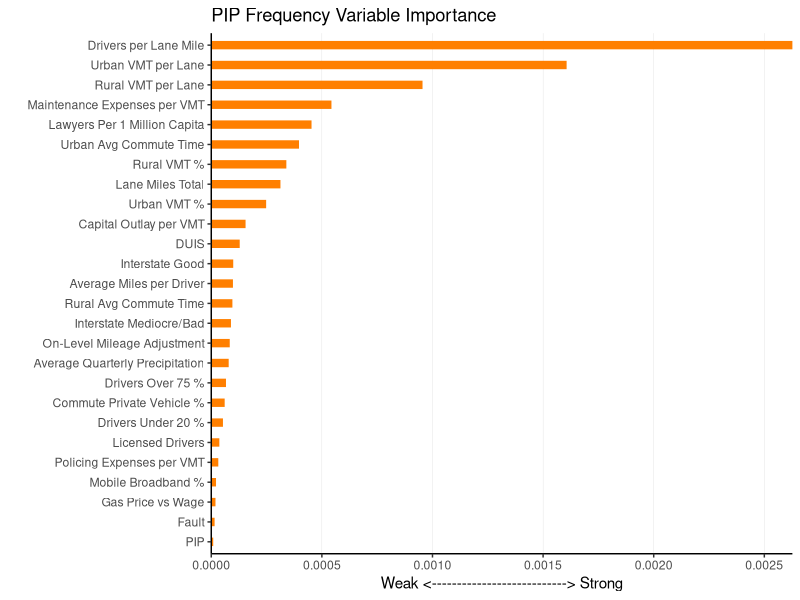

The R source for this figure: (Note: this script raises an error after producing the figure.)
## ---- chunk 1


# Setting figure options
knitr::opts_chunk$set(fig.width = 12, fig.height = 6.5)

## ---- chunk 2
library(dplyr)
library(ggplot2)
library(gridExtra)
library(car)
set.seed(100)

# This reformats the data from Excel into workable format
# Picks up the title names and then the rest of the data
header <- scan("New data 2-22-2018.csv", 
               nlines = 1, sep = ",", skip = 0, what = character())
header2 <- scan("New data 2-22-2018.csv", 
                nlines = 1, sep = ",", skip = 1, what = character())
auto <- read.csv("New data 2-22-2018.csv", 
                 skip = 2, header = FALSE)

colnames(auto) <- paste0(header, ifelse(header=="", "", "_"), header2)

# Replaces spaces with underscores for coding easr
colnames(auto) <- gsub(" ", "_", colnames(auto))

# Replaces Excel's automatic error messages with NA
auto$Average_Miles_per_Driver <- as.numeric(gsub("#N/A", NA, auto$Average_Miles_per_Driver))
auto$`On-Level_Mileage_Adjustment` <- as.numeric(gsub("#N/A", NA, auto$`On-Level_Mileage_Adjustment`))
auto$`COLL_On-Level_Frequency` <- as.numeric(gsub("#N/A", NA, auto$`COLL_On-Level_Frequency`))
auto$`Mobile_Broadband_%` <- as.numeric(gsub("#REF!", NA, auto$`Mobile_Broadband_%`))
auto$`COMP_On-Level_Frequency` <- as.numeric(gsub("#REF!", NA, auto$`COMP_On-Level_Frequency`))
auto$`PIP_On-Level_Frequency` <- as.numeric(gsub("#N/A", NA, auto$`PIP_On-Level_Frequency`))
colnames(auto)[1] <- "State"
auto$State <- as.character(auto$State)

# Dropped some states that don't have PIP coverage
rowsToKeep <- which(auto$`State`%in%c("Florida", "Michigan", "New Jersey", "New York", "Pennsylvania", "Kansas", "Kentucky", "Massachusetts", "Minnesota", "North Dakota", "Utah",  "Delaware", "Maryland", "Oregon", "South Carolina", "Texas", "Washington"))


auto <- auto[rowsToKeep,]

moreRowsToCut <- which(is.na(auto$Average_Miles_per_Driver))

auto <- auto[-moreRowsToCut,]

# We don't want other insurance losses (cannot predict based on them)
auto <- select(auto, -starts_with("BI_"), -starts_with("PD_"), -starts_with("COMP_"),
               -starts_with("#REF!"), -starts_with("COLL_"), -starts_with("PIP_On-Level_Frequency"), -starts_with("System"))
## ---- chunk 3
factors <- select(auto, c(`Average_Miles_per_Driver`:`Drivers_per_Lane_Mile`, `PIP_Frequency`))

library(randomForest)

ImpPlot <- function() {
  # This function creates an importance plot for PIP frequency, given potential predictors
  
  # Training with 80% of data and testing with 20%
  rows.train <- sample(1:nrow(factors), round(nrow(factors)*.8))
  train <- factors[rows.train,]
  test <- factors[-rows.train,]
  
  # Running the data through a random forest model
  out <- randomForest(x = factors[,-ncol(factors)], 
                      y = factors[,ncol(factors)],
                      xtest= factors[,-ncol(factors)], 
                      ytest=factors[,ncol(factors)], 
                         replace=TRUE, # with replacement because we are bootstrapping samples for trees
                         keep.forest=TRUE, # if the trees aren't kept, they are thrown away due to memory
                         ntree= 100, # usually 50-100 are reasonable
                         mtry= 9,# usually a third, a fourth, or a tenth of exp. variables (this draws out middle variables)
                         nodesize= 25) #usually 25 or 30
  # based on the model output, some variables are more important for PIP frequency
  imp <- data.frame(importance(out))
  colnames(imp) <- "Relative_Importance"
  imp <- cbind(imp, "Variables" = gsub("_", " ", rownames(imp)))
  imp <- imp[order(imp$Relative_Importance, decreasing = TRUE),]
  rownames(imp) <- NULL
  imp$Variables <- as.factor(imp$Variables)
  
  # This plots the variable importance in a standardized format
  impPlot <- ggplot(data = imp, aes(y=Relative_Importance, 
                                    x = reorder(Variables, Relative_Importance))) +
    geom_bar(stat = "identity", col = "darkorange1", fill = "darkorange1", width = .35)+
    coord_flip()+ 
    theme_classic()+
    labs(y = "Weak <---------------------------> Strong", x = "", 
         title = "PIP Frequency Variable Importance")+
    theme(panel.grid.major.y = element_blank(), panel.grid.major.x = element_line( size=.1, color="lightgrey")) +
    scale_y_continuous(expand = c(0,0))
  
  print(impPlot)
  
  # We want to return the top 6 most important variables for use in later models
  return(gsub(" ", "_",imp[1:6, 2]))
}

variables <- ImpPlot()
## ---- chunk 4
# We won't use 2011 data or earlier for completeness
PIPfreq <- auto[which(auto$`Year` > 2011),]

# Want everything aggregated at state and year levels
PIPfreq <- aggregate(.~State_Abbreviation+State+Year, data = PIPfreq, mean)

# Quintile reformats the data to be in quintiles by year. 
Quintile <- function(mydata) {
  dataByYear <- list()
  numbers <- list()
  newdata <- data.frame()
  for (i in 2012:2015) {
    dataByYear[[i-2011]] <- mydata[which(mydata$Year == i),]
    quintiles <- quantile(dataByYear[[i-2011]]$PIP_Frequency, seq(0,1,.2))
    dataByYear[[i-2011]]$QUINT <- cut(dataByYear[[i-2011]]$PIP_Frequency,quintiles)
    # Giving the data its "quintile" allows it to be aggregated later
    levels(dataByYear[[i-2011]]$QUINT) <- 1:6
    newdata <- rbind(newdata, dataByYear[[i-2011]])
  }
  newdata$QUINT <- as.numeric(newdata$QUINT)
  newdata[which(is.na(newdata$QUINT)),which(colnames(newdata)=="QUINT")] <- 1
  newdata
}

PIPFreqAvgs <- Quintile(PIPfreq)

# For the quintile plots, we need data to be aggregated by year and quintile
graph.PIP <- aggregate(.~Year+QUINT, data = select(PIPFreqAvgs, 
                                                -c(State_Abbreviation, State)), FUN = mean)
## ---- chunk 5

varFreqTSeries <- function(variable, states) {
  Fdata <- auto[,c(variable, "State", "Y&Q")]
  Fdata$`Y&Q` <- as.numeric(substr(as.character(Fdata$`Y&Q`), 1, 4)) + 
    as.numeric(substr(as.character(Fdata$`Y&Q`), 7, 7))/4-.25
  Fdata$group <- ifelse(as.character(Fdata$State) %in% states, as.character(Fdata$State), "Normal")
  Fdata$Response <- as.numeric(Fdata[,variable])
  
  plot1 <- ggplot(data = Fdata, aes(x = `Y&Q`, y = Response, col = group)) +
    geom_point() + geom_line(data = Fdata[which(Fdata$group != "Normal"),], 
                             aes(x = `Y&Q`, y = variable)) + 
    labs(x = "Quarter", y = variable, title = paste("Time Series:", variable))
  print(plot1)
  
}

graphs <- function(graph.data, states) {
  # This function peels out the states that are wanted and makes a quintile plot for those states
  filteredData <- auto[which(auto$State%in%unique(states)),]
  out.Freq <- lm(PIP_Frequency~get(variables[1])+get(variables[2])+get(variables[3])+
                 get(variables[4])+get(variables[5])+get(variables[6]), 
                 data = filteredData)
  
  for(i in 1:length(variables)) {
    # Each variable gets its own plow for each state
    graph1 <- ggplot(data = graph.data, aes(x=factor(QUINT), y = get(variables[i]), fill = factor(Year)))
    graph1 <- graph1 + geom_col(position = "dodge", width = .56)
    graph1 <- graph1 + scale_fill_manual(name = "Year:", 
                        values = c("darkorange1", "olivedrab3", "dodgerblue4", "firebrick3"))
    graph1 <- graph1 + ggtitle(paste(gsub("_", " ",variables[i]), "by PIP Frequency Quintiles"))
    graph1 <- graph1 + xlab("PIP Frequency Quintiles") + ylab(gsub("_", " ", variables[i]))
    graph1 <- graph1 + theme(legend.position="bottom", legend.justification = "left")
    
    print(graph1)
    labels <- c()
    for(j in 1:nrow(filteredData)) {
      labels[j] <- filteredData[j, 1]
    }

    
  }
}

states <- unique(auto$State)
graphs(graph.PIP, states)

# These states have monetary thresholds for PIP coverage
states <- c("Kansas", "Kentucky", "Massachusetts", "Minnesota", "North Dakota","Utah")
PIPmon <- PIPFreqAvgs[which(PIPFreqAvgs$State%in%states),]
monetary.graph <- aggregate(.~Year+QUINT, data = select(PIPmon, -c(State_Abbreviation, State)), FUN = mean)
graphs(monetary.graph, states)

# Thee states have verbal thresholds for PIP coverage
states <- c("Florida", "Michigan", "New Jersey", "New York", "Pennsylvania")
PIPverb <- PIPFreqAvgs[which(PIPFreqAvgs$State%in%states),]
verbal.graph <- aggregate(.~Year+QUINT, data = select(PIPverb, -c(State_Abbreviation, State)), FUN = mean)
graphs(verbal.graph, states)

# These are the states with optional PIP Coverage
states <- c("New Jersey", "Pennsylvania", "Kentucky", "Delaware", "Maryland", "Oregon", "South Carolina", "Texas", "Washington")
PIPopt <- PIPFreqAvgs[which(PIPFreqAvgs$State%in%states),]
optional.graph <- aggregate(.~Year+QUINT, data = select(PIPopt, -c(State_Abbreviation, State)), FUN = mean)
graphs(optional.graph, states)
## ---- chunk 6

averageTimeGraph <- function(states) {
    # This function plots the average tie series of PIP frequency, given a group of states
    Quarter <- seq(2011.75, 2015.75, .25)

  frequency <- rep(0, length(auto[which(auto$State == states[2]), which(colnames(auto)=="PIP_Frequency")]))
  
  for(i in 2:length(states)){
    frequency <- frequency + auto[which(auto$State==states[i]), which(colnames(auto)=="PIP_Frequency")]
  }
  # This makes an average for frequency
  frequency <- frequency/length(states)
  
  plot1 <- qplot(Quarter, frequency, geom = c("line", "point"),
                 main = paste("Avg. PIP Freq for", states[1]), ylab = "Group Average Frequency")

  print(plot1)

}

# The different groups are all states, monetary threshold, verbal threshold, and opt-in states
states <- c("All PIP States", unique(auto$State))
allPIP <- averageTimeGraph(states)

states <- c("Monetary threshold States", "Kansas", "Kentucky", "Massachusetts", "Minnesota", "North Dakota","Utah")
monPIP <- averageTimeGraph(states)

states <- c("Verbal threshold States", "Florida", "Michigan", "New Jersey", "New York", "Pennsylvania")
verbPIP <- averageTimeGraph(states)

states <- c("Opt. States", "New Jersey", "Pennsylvania", "Kentucky", "Delaware", "Maryland", "Oregon", "South Carolina", "Texas", "Washington")
optPIP <- averageTimeGraph(states)

## ---- chunk 7
# These plot function do more tie series plots, based on states
timeGraph <- function(state) {

  state.data <- auto[which(auto$State == state),]
  Quarter <- seq(2011.75, 2015.75, .25)
  PIP_Frequency <- state.data$PIP_Frequency
  
  plot1 <- qplot(Quarter, PIP_Frequency, geom = c("line", "point"),
                 main = paste("PIP Frequency for", state))
  print(plot1)
}

regionalGraph <- function(states) {
  
  Quarter <- seq(2011.75, 2015.75, .25)
  
  group.data <- rep(0, length(auto[which(auto$State == states[2]), which(colnames(auto)=="PIP_Frequency")]))
  
  for(i in 2:length(states)) {
    
    frequency <- auto[which(auto$State == states[i]), which(colnames(auto)=="PIP_Frequency")]
    group.data <- group.data + frequency
  }
  # We want the average along with the rest of the time series
  group.data <- group.data/length(states)

  
  # The frequency data dataframe allows for plotting the time series of all states at once
  frequency.data <- data.frame(Quarter = Quarter, Frequency = group.data, Group="Average")
  for (i in 2:length(states)) {
    stateDats <- data.frame(Quarter = Quarter, 
                            Frequency = auto[which(auto$State == states[i]), which(colnames(auto)=="PIP_Frequency")],
                            Group=states[i])
    frequency.data <- rbind(frequency.data, stateDats)
  }
  
  
  # Actual plotting
  plot1 <- ggplot(frequency.data, aes(x = Quarter, y = Frequency, col = Group)) +
    geom_line()+
    geom_point()+
    theme(legend.position="bottom")
  
  print(plot1)

}


all.states <- c("All PIP States", unique(auto$State))

## ---- chunk 8
# colling the plotting function
regionalGraph(all.states)
